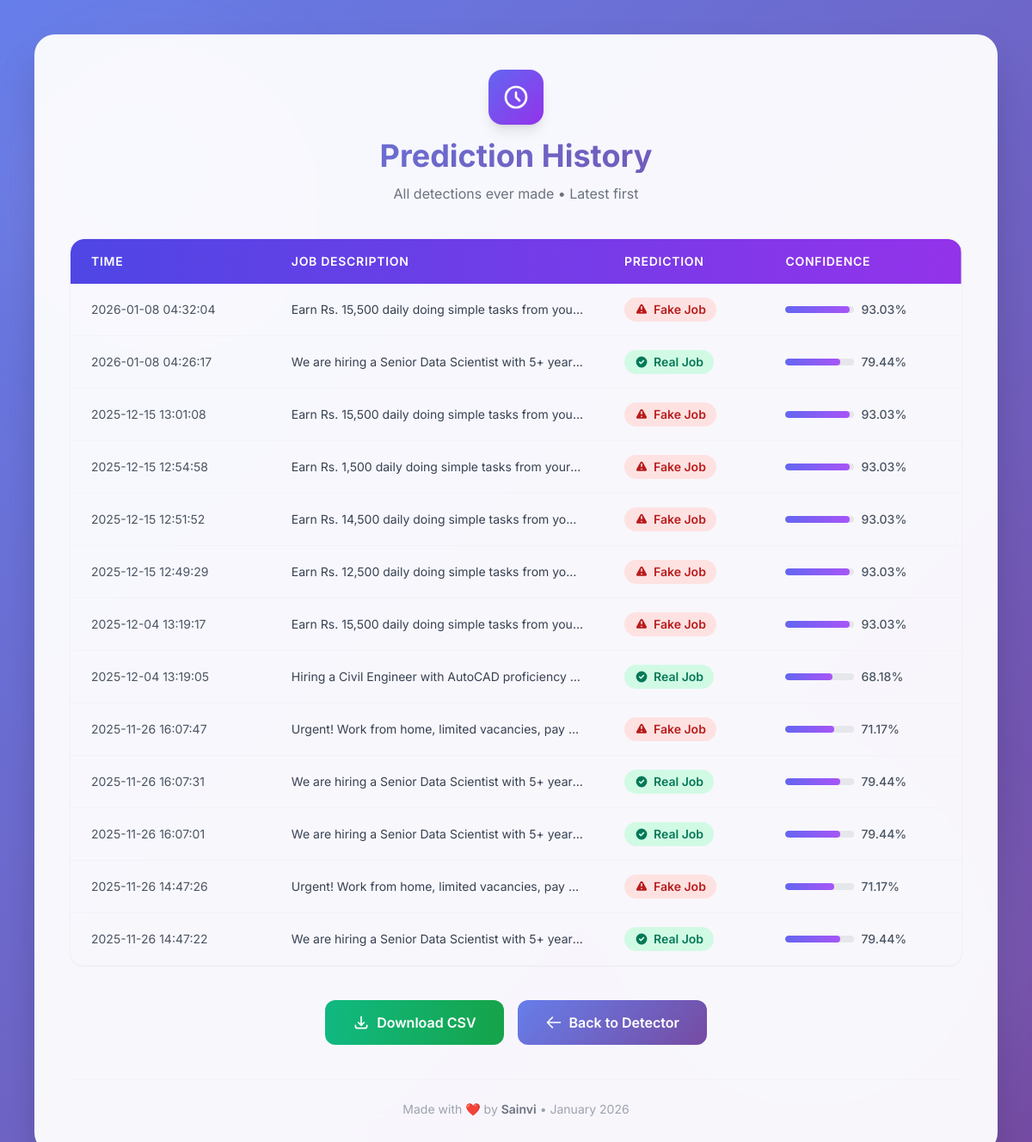
Before: /history with the older database file.
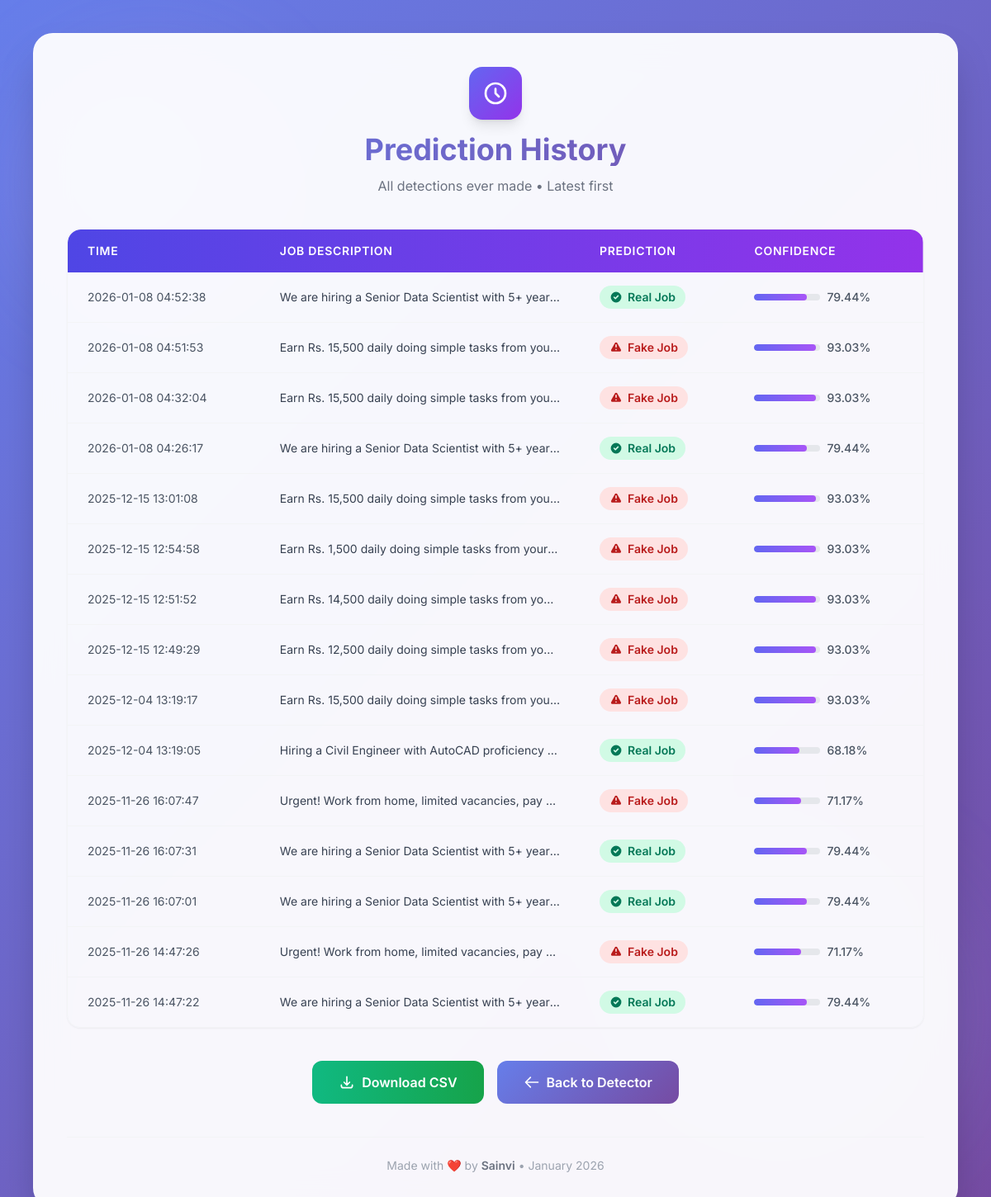
After: the same page with the newer database file.
### tables this page shows
CREATE TABLE predictions (
                id INTEGER PRIMARY KEY AUTOINCREMENT,
                job_description TEXT,
                prediction TEXT,
                confidence REAL,
                timestamp DATETIME DEFAULT CURRENT_TIMESTAMP
            );

### app.py (the view)
@app.route('/history')
def history():
    with sqlite3.connect(DB_NAME) as conn:
        conn.row_factory = sqlite3.Row
        cur = conn.cursor()
        cur.execute("SELECT job_description, prediction, confidence, timestamp FROM predictions ORDER BY id DESC")
        records = cur.fetchall()
    return render_template('history.html', records=records)

### templates/history.html (shortened to what the changed rows need)
<!DOCTYPE html>
<html lang="en">
  <head>
    <script src="https://cdn.tailwindcss.com"></script>
  </head>
  <body class="min-h-screen p-4 sm:p-6 lg:p-10">
    <div class="relative max-w-6xl mx-auto">
      <div class="glass-card rounded-3xl shadow-2xl p-6 sm:p-10">
        <div class="text-center mb-10">
          <h1 class="text-3xl sm:text-4xl font-bold gradient-text mb-3">
            Prediction History
          </h1>
        </div>
        {% if records %}
        <div
          class="overflow-x-auto rounded-2xl border border-gray-100 shadow-sm"
        >
          <table class="w-full">
            <thead>
              <tr
                class="bg-gradient-to-r from-indigo-600 to-purple-600 text-white"
              >
                <th
                  class="px-6 py-4 text-left font-semibold text-sm uppercase tracking-wider rounded-tl-2xl"
                >
                  Time
                </th>
                <th
                  class="px-6 py-4 text-left font-semibold text-sm uppercase tracking-wider"
                >
                  Job Description
                </th>
                <th
                  class="px-6 py-4 text-left font-semibold text-sm uppercase tracking-wider"
                >
                  Prediction
                </th>
                <th
                  class="px-6 py-4 text-left font-semibold text-sm uppercase tracking-wider rounded-tr-2xl"
                >
                  Confidence
                </th>
              </tr>
            </thead>
            <tbody class="divide-y divide-gray-100">
              {% for job, label, conf, time in records %}
              <tr class="table-row-hover transition-colors duration-200">
                <td class="px-6 py-4 text-gray-600 text-sm whitespace-nowrap">
                  {{ time }}
                </td>
                <td class="px-6 py-4 text-gray-700 text-sm max-w-xs truncate">
                  {{ job[:120] }}...
                </td>
                <td class="px-6 py-4">
                  <span
                    class="inline-flex items-center gap-1.5 px-3 py-1 rounded-full text-sm font-semibold {{ 'bg-red-100 text-red-700' if 'Fake' in label else 'bg-emerald-100 text-emerald-700' }}"
                  >
                    {% if 'Fake' in label %}
                    <svg
                      class="w-4 h-4"
                      fill="currentColor"
                      viewBox="0 0 20 20"
                    >
                      <path
                        fill-rule="evenodd"
                        d="M8.257 3.099c.765-1.36 2.722-1.36 3.486 0l5.58 9.92c.75 1.334-.213 2.98-1.742 2.98H4.42c-1.53 0-2.493-1.646-1.743-2.98l5.58-9.92zM11 13a1 1 0 11-2 0 1 1 0 012 0zm-1-8a1 1 0 00-1 1v3a1 1 0 002 0V6a1 1 0 00-1-1z"
                        clip-rule="evenodd"
                      ></path>
                    </svg>
                    {% else %}
                    <svg
                      class="w-4 h-4"
                      fill="currentColor"
                      viewBox="0 0 20 20"
                    >
                      <path
                        fill-rule="evenodd"
                        d="M10 18a8 8 0 100-16 8 8 0 000 16zm3.707-9.293a1 1 0 00-1.414-1.414L9 10.586 7.707 9.293a1 1 0 00-1.414 1.414l2 2a1 1 0 001.414 0l4-4z"
                        clip-rule="evenodd"
                      ></path>
                    </svg>
                    {% endif %} {{ label }}
                  </span>
                </td>
                <td class="px-6 py-4">
                  <div class="flex items-center gap-2">
                    <div
                      class="w-20 h-2 bg-gray-200 rounded-full overflow-hidden"
                    >
                      <div
                        class="h-full bg-gradient-to-r from-indigo-500 to-purple-500 rounded-full"
                        style="width: {{ conf }}%"
                      ></div>
                    </div>
                    <span class="text-gray-600 font-medium text-sm"
                      >{{ "%.2f"|format(conf) }}%</span
                    >
                  </div>
                </td>
              </tr>
              {% endfor %}
            </tbody>
          </table>
        </div>
        {% endif %}
      </div>
    </div>
  </body>
</html>

Changed rows visible on the page:
added predictions: timestamp "2026-01-08 04:52:38", job_description "We are hiring a Senior Data Scientist with 5+ yea…", prediction "Real Job", confidence "79.44"
added predictions: timestamp "2026-01-08 04:51:53", job_description "Earn Rs. 15,500 daily doing simple tasks from yo…", prediction "Fake Job", confidence "93.03"
